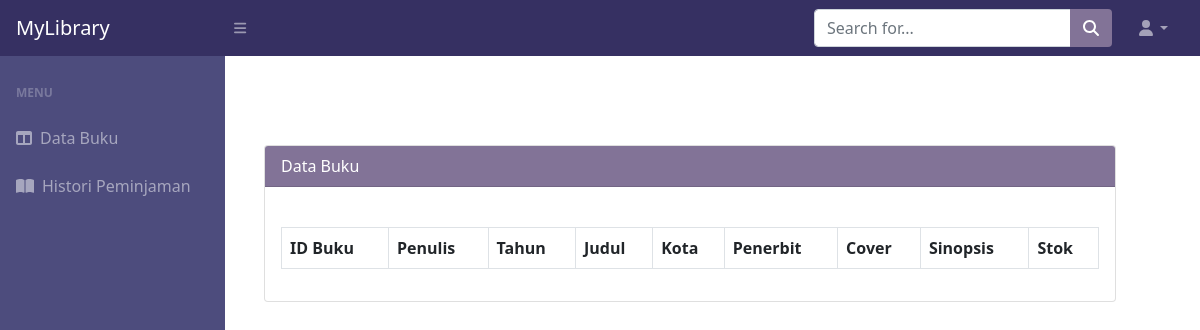
Before: /siswa/home_siswa.php with the older database file.
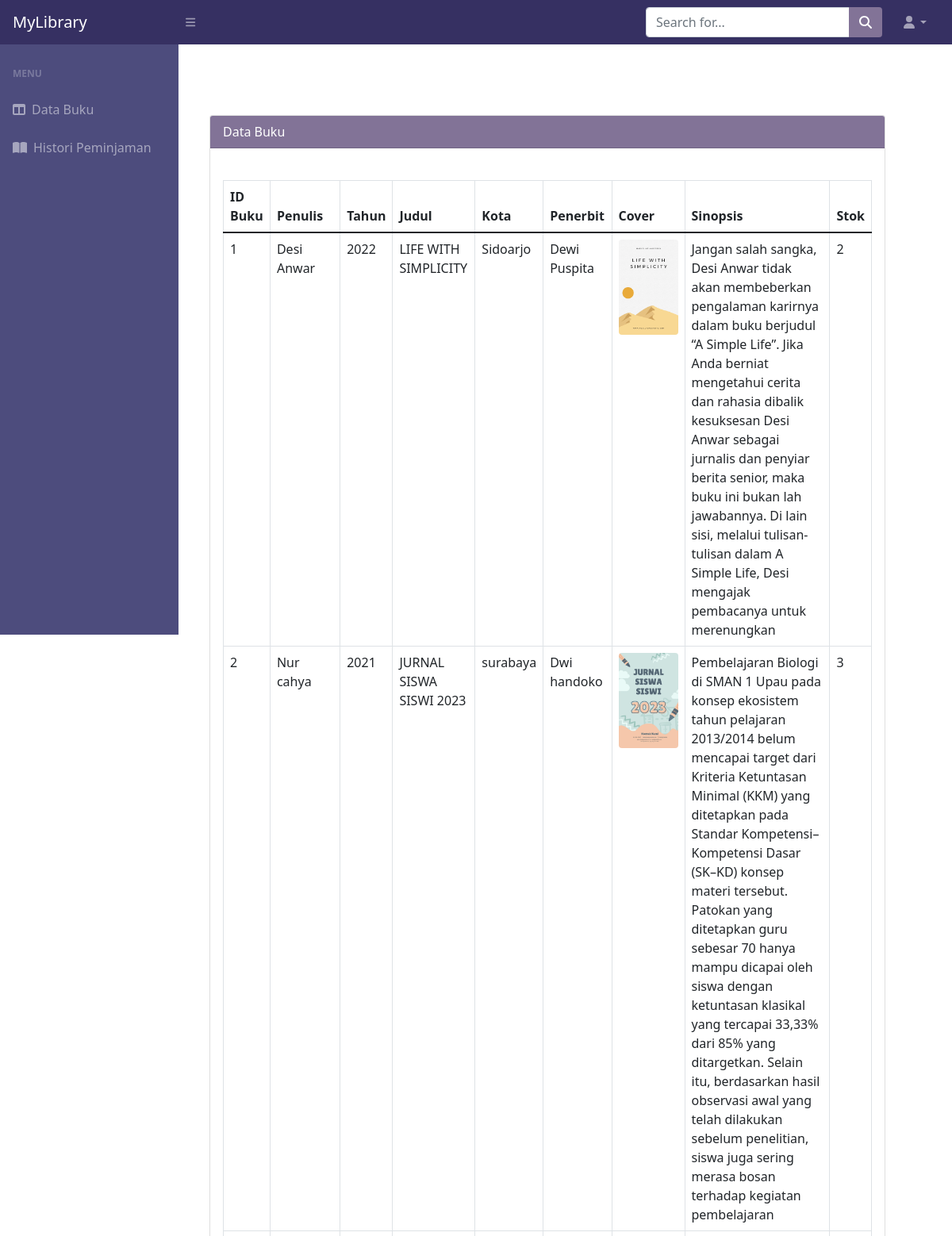
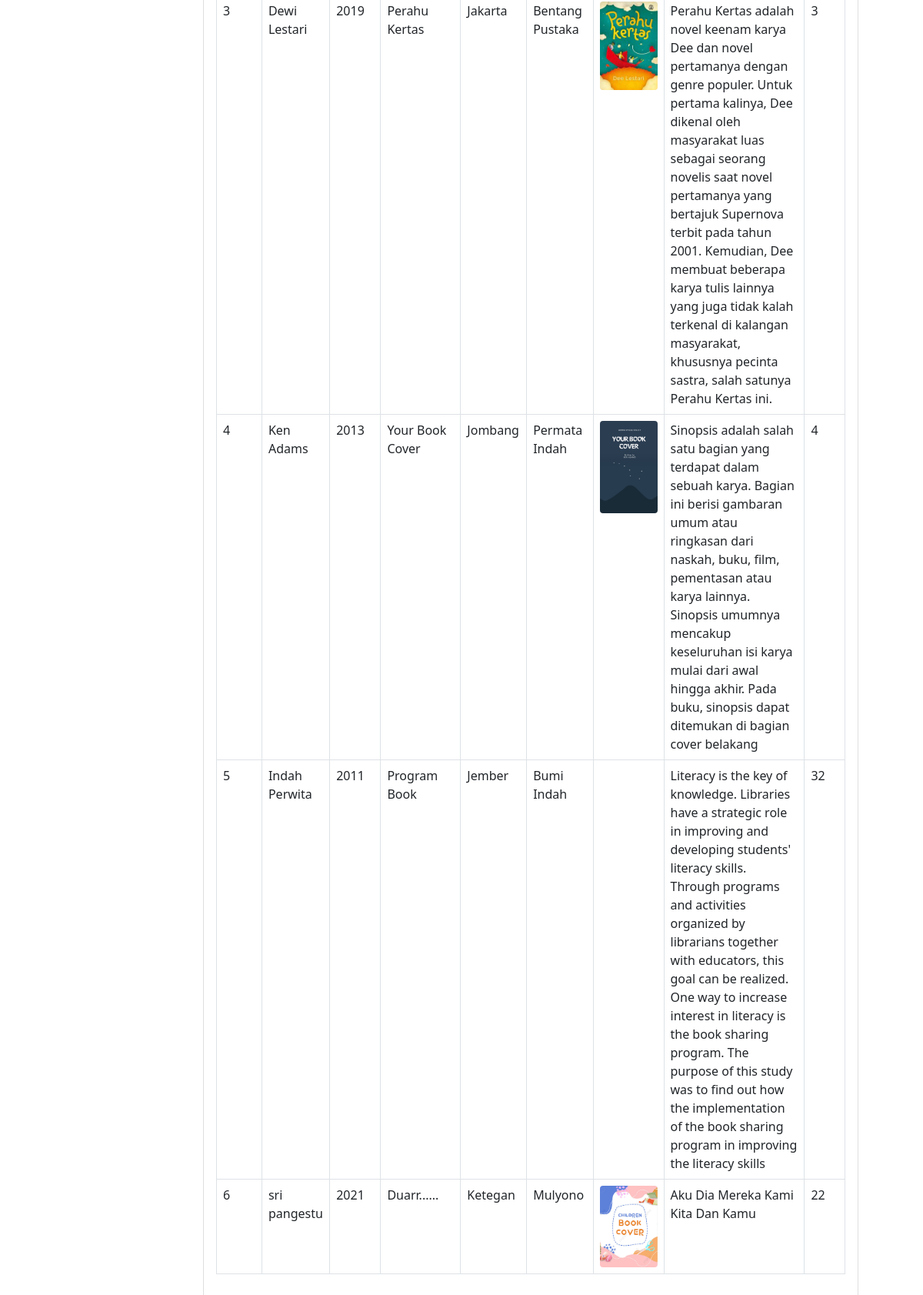
After: the same page with the newer database file (2 pictures, top to bottom).
### tables this page shows
CREATE TABLE `buku` (
  `id_buku` int(11) NOT NULL,
  `penulis` varchar(50) NOT NULL,
  `tahun` year(4) NOT NULL,
  `judul` varchar(255) NOT NULL,
  `kota` varchar(50) NOT NULL,
  `penerbit` varchar(50) NOT NULL,
  `cover` varchar(255) NOT NULL,
  `sinopsis` text NOT NULL,
  `stok` int(3) NOT NULL
);

### siswa/home_siswa.php (the view, shortened to what this page needs)
<?php
include "../config.php";
?>
<?php
include "../layout/header.php";
?>
</head>
<body class="sb-nav-fixed">
    <?php
    include "../layout/navbar_siswa.php";
    ?>
    <div id="layoutSidenav">
        <?php
            include "../layout/sidebar_siswa.php";
            ?>
    </head>
    <body>
        <div id="layoutSidenav_content" class="w-75" style="position: relative; left: 20%; margin-top: 100px;">
            <div class="container tabel">
                <div class="card mt-5">
                    <div class="card-header text-white" style="background-color: #827397;">Data Buku</div>
                    <div class="card-body">
                        <table class="table table-hover table-bordered bordered-dark mt-4">
                            <thead>
                                <tr>
                                    <th scope="col">ID Buku</th>
                                    <th scope="col">Penulis</th>
                                    <th scope="col">Tahun</th>
                                    <th scope="col">Judul</th>
                                    <th scope="col">Kota</th>
                                    <th scope="col">Penerbit</th>
                                    <th scope="col">Cover</th>
                                    <th scope="col">Sinopsis</th>
                                    <th scope="col">Stok</th>
                                </tr>
                            </thead>
                            <tbody>
                                <?php
                        $cetak = mysqli_query($db, "SELECT * FROM buku");
                        while ($data = mysqli_fetch_assoc($cetak)) {
                        ?>
                                <tr>
                                    <td> <?php echo $data['id_buku']; ?> </td>
                                    <td> <?php echo $data['penulis']; ?> </td>
                                    <td> <?php echo $data['tahun']; ?> </td>
                                    <td> <?php echo $data['judul']; ?> </td>
                                    <td> <?php echo $data['kota']; ?> </td>
                                    <td> <?php echo $data['penerbit']; ?> </td>
                                    <td><img src="./../assets/img/<?= $data['cover'] ?>" class="rounded" width="75px"
                                            alt="">
                                    </td>
                                    <td> <?php echo $data['sinopsis']; ?> </td>
                                    <td> <?php echo $data['stok']; ?> </td>
                                </tr>
                                <?php
                        }
                        ?>
                            </tbody>
                        </table>
                    </div>
                </div>
            </div>
        </div>
    </body>
    </html>

Changed rows visible on the page:
added buku: id_buku "1", penulis "Desi Anwar", tahun "2022", judul "LIFE WITH SIMPLICITY", kota "Sidoarjo", penerbit "Dewi Puspita", cover (picture), sinopsis "Jangan salah sangka, Desi Anwar tidak akan membeberkan pengalaman karirnya dalam buku berjudul “A Simple Life”. Jika Anda berniat mengetahui cerita dan rahasia dibalik kesuksesan Desi Anwar sebagai jurnalis dan penyiar berita senior, maka buku ini bukan lah jawabannya. Di lain sisi, melalui tulisan-tulisan dalam A Simple Life, Desi mengajak pembacanya untuk merenungkan", stok "2"
added buku: id_buku "2", penulis "Nur cahya", tahun "2021", judul "JURNAL SISWA SISWI 2023", kota "surabaya", penerbit "Dwi handoko", cover (picture), sinopsis "Pembelajaran Biologi di SMAN 1 Upau pada konsep ekosistem tahun pelajaran 2013/2014 belum mencapai target dari Kriteria Ketuntasan Minimal (KKM) yang ditetapkan pada Standar Kompetensi–Kompetensi Dasar (SK–KD) konsep materi tersebut. Patokan yang ditetapkan guru sebesar 70 hanya mampu dicapai oleh siswa dengan ketuntasan klasikal yang tercapai 33,33% dari 85% yang ditargetkan. Selain itu, berdasarkan hasil observasi awal yang telah dilakukan sebelum penelitian, siswa juga sering merasa bosan terhadap kegiatan pembelajaran", stok "3"
added buku: id_buku "3", penulis "Dewi Lestari", tahun "2019", judul "Perahu Kertas", kota "Jakarta", penerbit "Bentang Pustaka", cover (picture), sinopsis "Perahu Kertas adalah novel keenam karya Dee dan novel pertamanya dengan genre populer. Untuk pertama kalinya, Dee dikenal oleh masyarakat luas sebagai seorang novelis saat novel pertamanya yang bertajuk Supernova terbit pada tahun 2001. Kemudian, Dee membuat beberapa karya tulis lainnya yang juga tidak kalah terkenal di kalangan masyarakat, khususnya pecinta sastra, salah satunya Perahu Kertas ini.", stok "3"
added buku: id_buku "4", penulis "Ken Adams", tahun "2013", judul "Your Book Cover", kota "Jombang", penerbit "Permata Indah", cover (picture), sinopsis "Sinopsis adalah salah satu bagian yang terdapat dalam sebuah karya. Bagian ini berisi gambaran umum atau ringkasan dari naskah, buku, film, pementasan atau karya lainnya. Sinopsis umumnya mencakup keseluruhan isi karya mulai dari awal hingga akhir. Pada buku, sinopsis dapat ditemukan di bagian cover belakang", stok "4"
added buku: id_buku "5", penulis "Indah Perwita", tahun "2011", judul "Program Book", kota "Jember", penerbit "Bumi Indah", sinopsis "Literacy is the key of knowledge. Libraries have a strategic role in improving and developing students' literacy skills. Through programs and activities organized by librarians together with educators, this goal can be realized. One way to increase interest in literacy is the book sharing program. The purpose of this study was to find out how the implementation of the book sharing program in improving the literacy skills", stok "32"
added buku: id_buku "6", penulis "sri pangestu", tahun "2021", judul "Duarr......", kota "Ketegan", penerbit "Mulyono", cover (picture), sinopsis "Aku Dia Mereka Kami Kita Dan Kamu", stok "22"
